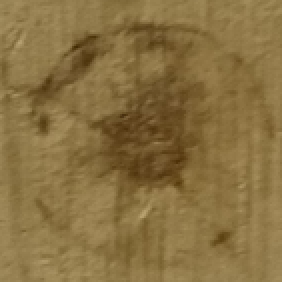
#> input picture Input/center_template.bmp, 141 x 141 px (shown 2 times larger); its folder holds only this picture in this run
$ python -i CGR_functions.py   (imports and definitions only)
#> lines starting #> are read from the running program, lines starting #| are printed output that depends on the picture
#> further down, picture is the input picture: shape (141, 141, 3); mean B, G, R 65.4, 112.7, 136.7
# -*- coding: utf-8 -*-
"""
Created on Wed Jan 11 15:26:14 2023

@author: Sarina Söhl & Henning Wache
"""
import numpy as np
import matplotlib.pyplot as plt
import scipy as sc
import cv2
import click
import time

# [94 lines left out: functions GetGray, GetImgsGreyRGB, LaplaceFilter, not called in this run]


def DrawTargetLines(x_lim, y_lim, center_pos):
    '''
    This function draws a horizontal and vertical line across an image.
    '''
    row, col = center_pos
    x_l, x_u = 0, x_lim
    y_l, y_u = 0, y_lim
    global c_hori
    global c_vert
    c_hori = 'blue'
    c_vert = 'orange'
    plt.hlines(row, x_l, x_u, color=c_hori) #y, min, max
    plt.vlines(col, y_l, y_u, color=c_vert) #x, min, max


# [62 lines left out: functions RotateImage, ShiftCenter, not called in this run]

def FindCenterManually(img):
    '''
    This function displays an image and lets you shift the center to a new location by user input (wasd or dx dy)
    Input c to set new centerpoint and return image.

    Parameters
    ----------
    img : numpy.ndarray
        image that is to be altered.

    Returns
    -------
    img : numpy.ndarray.
        image with new center
    '''
    center_pos = img.shape[0]/2, img.shape[1]/2
#> center_pos = (70.5, 70.5)
    plt.figure(dpi=300)
    DrawTargetLines(img.shape[1]-1, img.shape[0]-1, center_pos)
    plt.imshow(img, cmap='gray')
    plt.show()
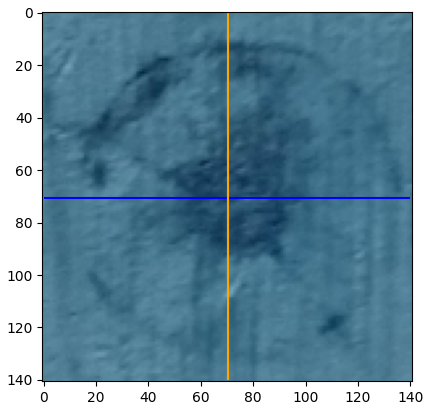
#> figure drawn by matplotlib, 1 panel; B, G, R data is drawn as R, G, B

    dx = dx_save = img.shape[1]//2
#> dx = 70; dx_save = 70
    dy = dy_save = img.shape[0]//2
#> dy = 70; dy_save = 70
    while True:
#> (the run stopped early here; a loop or call above may not have finished)

$ run again, on Input/wood_3.bmp
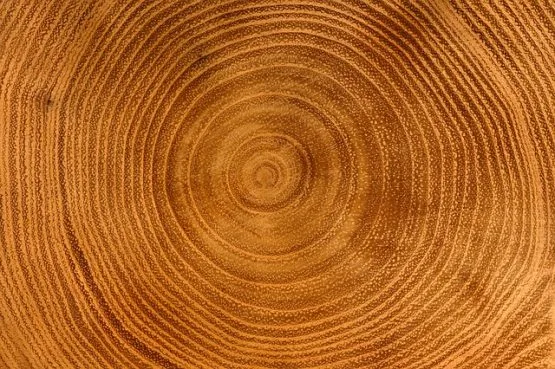
#> input picture Input/wood_3.bmp, 555 x 369 px
#> picture is the input picture: shape (369, 555, 3); mean B, G, R 33.5, 100.9, 178.7
#> in FindCenterManually, `plt.show()`:
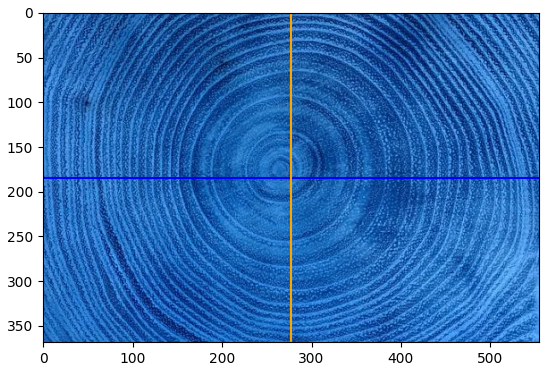
#> figure drawn by matplotlib, 1 panel; B, G, R data is drawn as R, G, B
